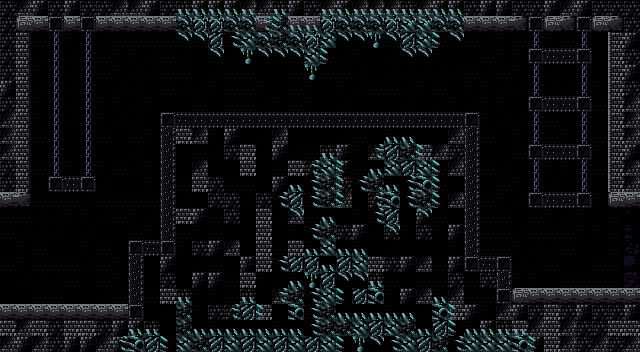

Below is a game level as drawn by its tile map, then a one-line description and the .tmx that defines it (tile-layer data replaced by summaries):
An orthogonal 40x22 tile map with 16x16 px tiles, 3 tile layers (Background, Collision, Forground) and 10 objects (10x Zoomer).

<map version="1.10" tiledversion="1.10.2" orientation="orthogonal" renderorder="right-down" width="40" height="22" tilewidth="16" tileheight="16" infinite="0" nextlayerid="7" nextobjectid="11">
 <tileset firstgid="1" source="../tileset/tileset.tsx" />
 <layer id="6" name="Background" class="Layer" width="40" height="22">
  <properties>
   <property name="type" propertytype="LayerType" value="background" />
  </properties>
  <data>[880 cells, 723 non-empty, 10 distinct tile ids]</data>
 </layer>
 <layer id="1" name="Collision" width="40" height="22">
  <data>[880 cells, 423 non-empty, 21 distinct tile ids]</data>
 </layer>
 <layer id="4" name="Forground" class="Layer" width="40" height="22">
  <properties>
   <property name="type" propertytype="LayerType" value="foreground" />
  </properties>
  <data>[880 cells, 131 non-empty, 6 distinct tile ids]</data>
 </layer>
 <objectgroup id="2" name="Creature">
  <object id="1" type="Zoomer" x="202" y="154.667">
   <point />
  </object>
  <object id="2" type="Zoomer" x="330" y="139.333">
   <point />
  </object>
  <object id="3" type="Zoomer" x="406.667" y="251.333">
   <point />
  </object>
  <object id="4" type="Zoomer" x="199.667" y="238.333">
   <point />
  </object>
  <object id="5" type="Zoomer" x="233" y="299.667">
   <point />
  </object>
  <object id="6" type="Zoomer" x="341.667" y="220">
   <point />
  </object>
  <object id="7" type="Zoomer" x="368.667" y="314.667">
   <point />
  </object>
  <object id="8" type="Zoomer" x="251.333" y="332">
   <point />
  </object>
  <object id="9" type="Zoomer" x="439.667" y="138">
   <point />
  </object>
  <object id="10" type="Zoomer" x="262.667" y="183.667">
   <point />
  </object>
 </objectgroup>
</map>
